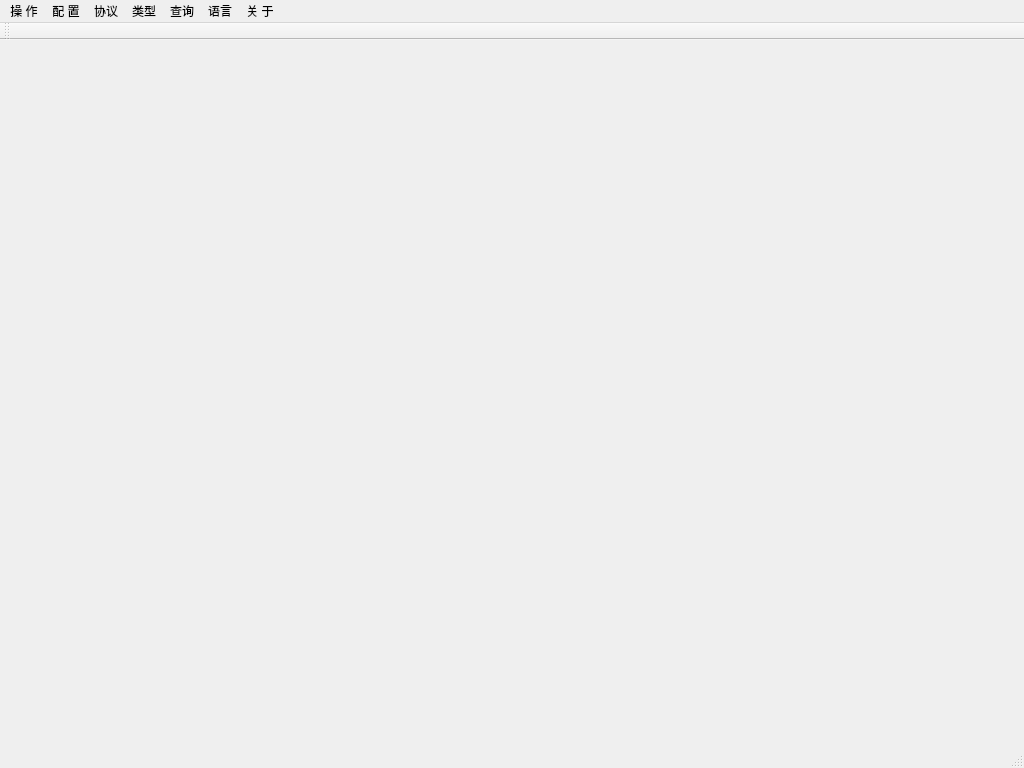
<?xml version="1.0" encoding="UTF-8"?>
<ui version="4.0">
 <class>main_view</class>
 <widget class="QMainWindow" name="main_view">
  <property name="geometry">
   <rect>
    <x>0</x>
    <y>0</y>
    <width>1024</width>
    <height>768</height>
   </rect>
  </property>
  <property name="windowTitle">
   <string>CE_7587_7588烧入工具</string>
  </property>
  <widget class="QWidget" name="centralwidget"/>
  <widget class="QMenuBar" name="menubar">
   <property name="geometry">
    <rect>
     <x>0</x>
     <y>0</y>
     <width>1024</width>
     <height>26</height>
    </rect>
   </property>
   <widget class="QMenu" name="mnuOp">
    <property name="title">
     <string>操 作</string>
    </property>
    <addaction name="actionQuit"/>
   </widget>
   <widget class="QMenu" name="mnuSerial">
    <property name="title">
     <string>配 置</string>
    </property>
    <addaction name="actionList"/>
    <addaction name="separator"/>
    <addaction name="actionBinFile"/>
   </widget>
   <widget class="QMenu" name="mnuAbout">
    <property name="title">
     <string>关 于</string>
    </property>
    <addaction name="actionHelp"/>
    <addaction name="separator"/>
    <addaction name="actionVersion"/>
   </widget>
   <widget class="QMenu" name="mnuType">
    <property name="title">
     <string>协议</string>
    </property>
   </widget>
   <widget class="QMenu" name="mnuBinType">
    <property name="title">
     <string>类型</string>
    </property>
   </widget>
   <widget class="QMenu" name="menuQueryDev">
    <property name="title">
     <string>查询</string>
    </property>
    <addaction name="actionQueryDevInfo"/>
   </widget>
   <widget class="QMenu" name="mnuLanguage">
    <property name="title">
     <string>语言</string>
    </property>
   </widget>
   <addaction name="mnuOp"/>
   <addaction name="mnuSerial"/>
   <addaction name="mnuType"/>
   <addaction name="mnuBinType"/>
   <addaction name="menuQueryDev"/>
   <addaction name="mnuLanguage"/>
   <addaction name="mnuAbout"/>
  </widget>
  <widget class="QStatusBar" name="statusbar"/>
  <widget class="QToolBar" name="toolBar">
   <property name="windowTitle">
    <string>toolBar</string>
   </property>
   <property name="iconSize">
    <size>
     <width>40</width>
     <height>40</height>
    </size>
   </property>
   <attribute name="toolBarArea">
    <enum>TopToolBarArea</enum>
   </attribute>
   <attribute name="toolBarBreak">
    <bool>false</bool>
   </attribute>
  </widget>
  <action name="actionQuit">
   <property name="text">
    <string>退 出</string>
   </property>
  </action>
  <action name="actionList">
   <property name="text">
    <string>选择串口</string>
   </property>
  </action>
  <action name="actionFWSelect">
   <property name="text">
    <string>选择文件</string>
   </property>
  </action>
  <action name="actionHelp">
   <property name="text">
    <string>使用帮助</string>
   </property>
  </action>
  <action name="actionVersion">
   <property name="text">
    <string>关于软件</string>
   </property>
  </action>
  <action name="actionBinFile">
   <property name="text">
    <string>选择文件 (bin)</string>
   </property>
  </action>
  <action name="actionC">
   <property name="text">
    <string>C++</string>
   </property>
  </action>
  <action name="actionPython">
   <property name="text">
    <string>Python</string>
   </property>
  </action>
  <action name="actionQueryDevInfo">
   <property name="text">
    <string>设备信息</string>
   </property>
  </action>
 </widget>
 <resources/>
 <connections/>
</ui>
